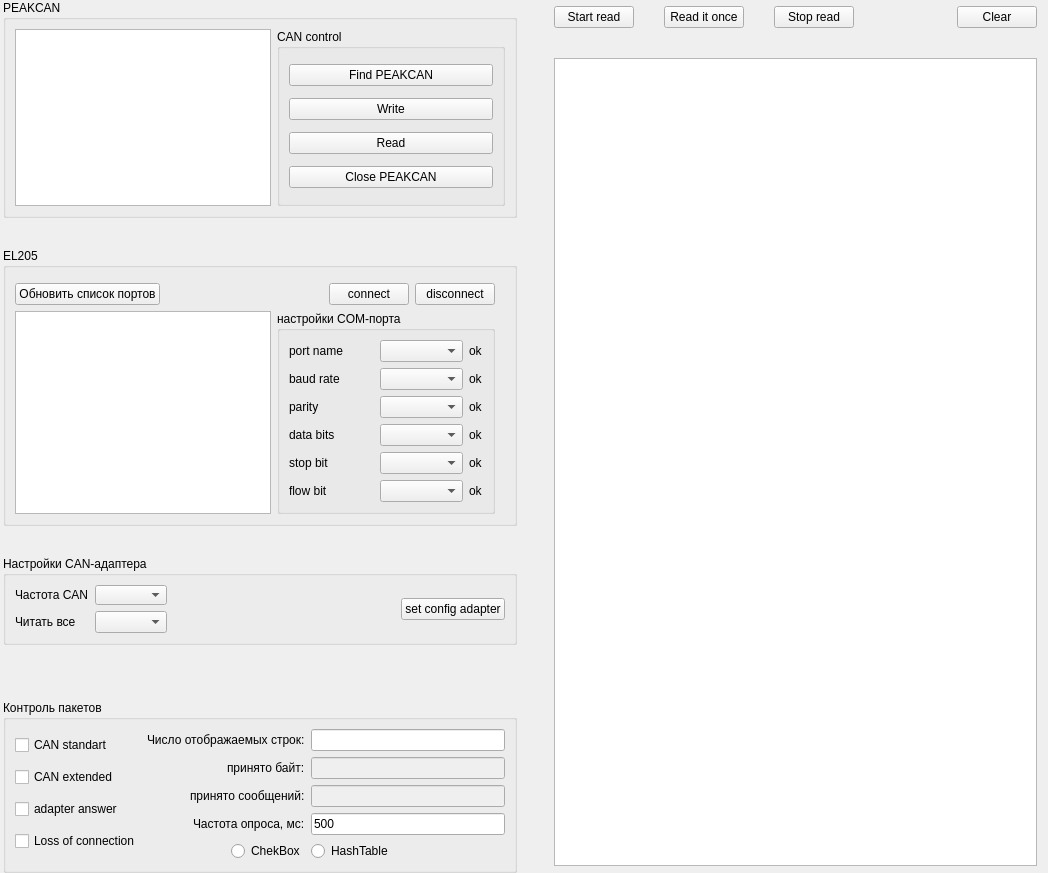
          <widget class="QWidget" name="scrollAreaWidgetContents_2">
           <property name="geometry">
            <rect>
             <x>0</x>
             <y>0</y>
             <width>1048</width>
             <height>873</height>
            </rect>
           </property>
           <layout class="QGridLayout" name="gridLayout_4">
            <property name="leftMargin">
             <number>0</number>
            </property>
            <property name="topMargin">
             <number>0</number>
            </property>
            <property name="rightMargin">
             <number>6</number>
            </property>
            <property name="bottomMargin">
             <number>0</number>
            </property>
            <property name="horizontalSpacing">
             <number>7</number>
            </property>
            <property name="verticalSpacing">
             <number>2</number>
            </property>
            <item row="1" column="0">
             <layout class="QHBoxLayout" name="horizontalLayout_11">
              <property name="spacing">
               <number>30</number>
              </property>
              <property name="sizeConstraint">
               <enum>QLayout::SetMaximumSize</enum>
              </property>
              <property name="topMargin">
               <number>0</number>
              </property>
              <item>
               <layout class="QVBoxLayout" name="verticalLayout_8">
                <property name="leftMargin">
                 <number>3</number>
                </property>
                <item>
                 <widget class="QGroupBox" name="groupBox_PeakCan">
                  <property name="title">
                   <string>PEAKCAN</string>
                  </property>
                  <layout class="QFormLayout" name="formLayout_11">
                   <item row="0" column="1">
                    <widget class="QGroupBox" name="groupBox_ctrlCAN">
                     <property name="title">
                      <string>CAN control</string>
                     </property>
                     <layout class="QGridLayout" name="gridLayout_28">
                      <item row="1" column="0">
                       <widget class="QPushButton" name="pushButton_writePeakCan">
                        <property name="text">
                         <string>Write</string>
                        </property>
                       </widget>
                      </item>
                      <item row="0" column="0">
                       <widget class="QPushButton" name="pushButton_findPEAKCAN">
                        <property name="text">
                         <string>Find PEAKCAN</string>
                        </property>
                       </widget>
                      </item>
                      <item row="2" column="0">
                       <widget class="QPushButton" name="pushButton_readPeakCan">
                        <property name="text">
                         <string>Read</string>
                        </property>
                       </widget>
                      </item>
                      <item row="3" column="0">
                       <widget class="QPushButton" name="pushButton_closePeakCan">
                        <property name="text">
                         <string>Close PEAKCAN</string>
                        </property>
                       </widget>
                      </item>
                     </layout>
                    </widget>
                   </item>
                   <item row="0" column="0">
                    <widget class="QTextEdit" name="textEdit_messagePEAKCAN"/>
                   </item>
                  </layout>
                 </widget>
                </item>
                <item>
                 <widget class="QGroupBox" name="groupBox_EL205">
                  <property name="enabled">
                   <bool>true</bool>
                  </property>
                  <property name="baseSize">
                   <size>
                    <width>0</width>
                    <height>0</height>
                   </size>
                  </property>
                  <property name="title">
                   <string>EL205</string>
                  </property>
                  <layout class="QGridLayout" name="gridLayout_27">
                   <item row="1" column="0">
                    <layout class="QVBoxLayout" name="verticalLayout_2">
                     <property name="topMargin">
                      <number>6</number>
                     </property>
                     <property name="rightMargin">
                      <number>10</number>
                     </property>
                     <item>
                      <layout class="QHBoxLayout" name="horizontalLayout_7">
                       <item>
                        <widget class="QPushButton" name="pushButton_searchListPort">
                         <property name="text">
                          <string>Обновить список портов</string>
                         </property>
                        </widget>
                       </item>
                       <item>
                        <spacer name="horizontalSpacer_6">
                         <property name="orientation">
                          <enum>Qt::Horizontal</enum>
                         </property>
                         <property name="sizeHint" stdset="0">
                          <size>
                           <width>40</width>
                           <height>20</height>
                          </size>
                         </property>
                        </spacer>
                       </item>
                       <item>
                        <widget class="QPushButton" name="pushButton_connect">
                         <property name="text">
                          <string>connect</string>
                         </property>
                        </widget>
                       </item>
                       <item>
                        <widget class="QPushButton" name="pushButton_disconnect">
                         <property name="text">
                          <string>disconnect</string>
                         </property>
                        </widget>
                       </item>
                      </layout>
                     </item>
                     <item>
                      <layout class="QHBoxLayout" name="horizontalLayout_8">
                       <item>
                        <widget class="QListWidget" name="listWidget_portInfo"/>
                       </item>
                       <item>
                        <widget class="QGroupBox" name="groupBox">
                         <property name="title">
                          <string>настройки COM-порта</string>
                         </property>
                         <layout class="QGridLayout" name="gridLayout">
                          <item row="0" column="0">
                           <widget class="QLabel" name="label">
                            <property name="text">
                             <string>port name</string>
                            </property>
                           </widget>
                          </item>
                          <item row="0" column="1">
                           <widget class="QComboBox" name="comboBox_serialPort"/>
                          </item>
                          <item row="0" column="2">
                           <widget class="QLabel" name="label_nameOk">
                            <property name="text">
                             <string>ok</string>
                            </property>
                           </widget>
                          </item>
                          <item row="1" column="0">
                           <widget class="QLabel" name="label_baudRate">
                            <property name="sizePolicy">
                             <sizepolicy hsizetype="Maximum" vsizetype="Preferred">
                              <horstretch>0</horstretch>
                              <verstretch>0</verstretch>
                             </sizepolicy>
                            </property>
                            <property name="minimumSize">
                             <size>
                              <width>85</width>
                              <height>0</height>
                             </size>
                            </property>
                            <property name="text">
                             <string>baud rate</string>
                            </property>
                           </widget>
                          </item>
                          <item row="1" column="1">
                           <widget class="QComboBox" name="comboBox_baudRate">
                            <property name="minimumSize">
                             <size>
                              <width>83</width>
                              <height>0</height>
                             </size>
                            </property>
                           </widget>
                          </item>
                          <item row="1" column="2">
                           <widget class="QLabel" name="label_baudOk">
                            <property name="text">
                             <string>ok</string>
                            </property>
                           </widget>
                          </item>
                          <item row="2" column="0">
                           <widget class="QLabel" name="label_parity">
                            <property name="sizePolicy">
                             <sizepolicy hsizetype="Fixed" vsizetype="Preferred">
                              <horstretch>0</horstretch>
                              <verstretch>0</verstretch>
                             </sizepolicy>
                            </property>
                            <property name="minimumSize">
                             <size>
                              <width>85</width>
                              <height>0</height>
                             </size>
                            </property>
                            <property name="text">
                             <string>parity</string>
                            </property>
                           </widget>
                          </item>
                          <item row="2" column="1">
                           <widget class="QComboBox" name="comboBox_parity">
                            <property name="minimumSize">
                             <size>
                              <width>83</width>
                              <height>0</height>
                             </size>
                            </property>
                           </widget>
                          </item>
                          <item row="2" column="2">
                           <widget class="QLabel" name="label_parityOk">
                            <property name="text">
                             <string>ok</string>
                            </property>
                           </widget>
                          </item>
                          <item row="3" column="0">
                           <widget class="QLabel" name="label_dataBits">
                            <property name="sizePolicy">
                             <sizepolicy hsizetype="Fixed" vsizetype="Preferred">
                              <horstretch>0</horstretch>
                              <verstretch>0</verstretch>
                             </sizepolicy>
                            </property>
                            <property name="minimumSize">
                             <size>
                              <width>85</width>
                              <height>0</height>
                             </size>
                            </property>
                            <property name="text">
                             <string>data bits</string>
                            </property>
                           </widget>
                          </item>
                          <item row="3" column="1">
                           <widget class="QComboBox" name="comboBox_dataBits">
                            <property name="minimumSize">
                             <size>
                              <width>83</width>
                              <height>0</height>
                             </size>
                            </property>
                           </widget>
                          </item>
                          <item row="3" column="2">
                           <widget class="QLabel" name="label_dataOk">
                            <property name="text">
                             <string>ok</string>
                            </property>
                           </widget>
                          </item>
                          <item row="4" column="0">
                           <widget class="QLabel" name="label_stopBit">
                            <property name="sizePolicy">
                             <sizepolicy hsizetype="Fixed" vsizetype="Preferred">
                              <horstretch>0</horstretch>
                              <verstretch>0</verstretch>
                             </sizepolicy>
                            </property>
                            <property name="minimumSize">
                             <size>
                              <width>85</width>
                              <height>0</height>
                             </size>
                            </property>
                            <property name="text">
                             <string>stop bit</string>
                            </property>
                           </widget>
                          </item>
                          <item row="4" column="1">
                           <widget class="QComboBox" name="comboBox_stopBit">
                            <property name="minimumSize">
                             <size>
                              <width>83</width>
                              <height>0</height>
                             </size>
                            </property>
                           </widget>
                          </item>
                          <item row="4" column="2">
                           <widget class="QLabel" name="label_stopOk">
                            <property name="text">
                             <string>ok</string>
                            </property>
                           </widget>
                          </item>
                          <item row="5" column="0">
                           <widget class="QLabel" name="label_flowBit">
                            <property name="sizePolicy">
                             <sizepolicy hsizetype="Fixed" vsizetype="Preferred">
                              <horstretch>0</horstretch>
                              <verstretch>0</verstretch>
                             </sizepolicy>
                            </property>
                            <property name="minimumSize">
                             <size>
                              <width>85</width>
                              <height>0</height>
                             </size>
                            </property>
                            <property name="text">
                             <string>flow bit</string>
                            </property>
                           </widget>
                          </item>
                          <item row="5" column="1">
                           <widget class="QComboBox" name="comboBox_flowBit">
                            <property name="minimumSize">
                             <size>
                              <width>83</width>
                              <height>0</height>
                             </size>
                            </property>
                           </widget>
                          </item>
                          <item row="5" column="2">
                           <widget class="QLabel" name="label_flowOk">
                            <property name="text">
                             <string>ok</string>
                            </property>
                           </widget>
                          </item>
                         </layout>
                        </widget>
                       </item>
                      </layout>
                     </item>
                    </layout>
                   </item>
                  </layout>
                 </widget>
                </item>
                <item>
                 <widget class="QGroupBox" name="groupBox_2">
                  <property name="sizePolicy">
                   <sizepolicy hsizetype="Expanding" vsizetype="Preferred">
                    <horstretch>0</horstretch>
                    <verstretch>0</verstretch>
                   </sizepolicy>
                  </property>
                  <property name="title">
                   <string>Настройки CAN-адаптера</string>
                  </property>
                  <layout class="QHBoxLayout" name="horizontalLayout_10">
                   <item>
                    <layout class="QGridLayout" name="gridLayout_2">
                     <item row="3" column="1">
                      <widget class="QLabel" name="label_5">
                       <property name="text">
                        <string>Читать все</string>
                       </property>
                      </widget>
                     </item>
                     <item row="1" column="2">
                      <widget class="QComboBox" name="comboBox_canFreq">
                       <property name="minimumSize">
                        <size>
                         <width>66</width>
                         <height>20</height>
                        </size>
                       </property>
                      </widget>
                     </item>
                     <item row="1" column="1">
                      <widget class="QLabel" name="label_canFreq">
                       <property name="text">
                        <string>Частота CAN</string>
                       </property>
                      </widget>
                     </item>
                     <item row="3" column="2">
                      <widget class="QComboBox" name="comboBox_readAllCan"/>
                     </item>
                    </layout>
                   </item>
                   <item>
                    <spacer name="horizontalSpacer_7">
                     <property name="orientation">
                      <enum>Qt::Horizontal</enum>
                     </property>
                     <property name="sizeHint" stdset="0">
                      <size>
                       <width>182</width>
                       <height>20</height>
                      </size>
                     </property>
                    </spacer>
                   </item>
                   <item>
                    <widget class="QPushButton" name="pushButton_setConfigAdapter">
                     <property name="sizePolicy">
                      <sizepolicy hsizetype="Minimum" vsizetype="Fixed">
                       <horstretch>0</horstretch>
                       <verstretch>0</verstretch>
                      </sizepolicy>
                     </property>
                     <property name="text">
                      <string>set config adapter</string>
                     </property>
                    </widget>
                   </item>
                  </layout>
                 </widget>
                </item>
                <item>
                 <spacer name="verticalSpacer_2">
                  <property name="orientation">
                   <enum>Qt::Vertical</enum>
                  </property>
                  <property name="sizeHint" stdset="0">
                   <size>
                    <width>20</width>
                    <height>40</height>
                   </size>
                  </property>
                 </spacer>
                </item>
                <item>
                 <widget class="QGroupBox" name="groupBox_settingsTiming">
                  <property name="title">
                   <string>Контроль пакетов</string>
                  </property>
                  <layout class="QHBoxLayout" name="horizontalLayout_9">
                   <item>
                    <layout class="QVBoxLayout" name="verticalLayout_7">
                     <item>
                      <widget class="QCheckBox" name="checkBox_canStandart">
                       <property name="text">
                        <string>CAN standart</string>
                       </property>
                      </widget>
                     </item>
                     <item>
                      <widget class="QCheckBox" name="checkBox_canExtended">
                       <property name="text">
                        <string>CAN extended</string>
                       </property>
                      </widget>
                     </item>
                     <item>
                      <widget class="QCheckBox" name="checkBox_adapterAnswer">
                       <property name="text">
                        <string>adapter answer</string>
                       </property>
                      </widget>
                     </item>
                     <item>
                      <widget class="QCheckBox" name="checkBox_lossConnection">
                       <property name="text">
                        <string>Loss of connection</string>
                       </property>
                      </widget>
                     </item>
                    </layout>
                   </item>
                   <item>
                    <layout class="QFormLayout" name="formLayout_3">
                     <property name="labelAlignment">
                      <set>Qt::AlignRight|Qt::AlignTrailing|Qt::AlignVCenter</set>
                     </property>
                     <item row="0" column="0">
                      <widget class="QLabel" name="label_volumeTextRead">
                       <property name="text">
                        <string>Число отображаемых строк:</string>
                       </property>
                      </widget>
                     </item>
                     <item row="0" column="1">
                      <widget class="QLineEdit" name="lineEdit_volumeTextRead"/>
                     </item>
                     <item row="1" column="0">
                      <widget class="QLabel" name="label_3">
                       <property name="text">
                        <string>принято байт:</string>
                       </property>
                      </widget>
                     </item>
                     <item row="1" column="1">
                      <widget class="QLineEdit" name="lineEdit_availableByte">
                       <property name="enabled">
                        <bool>false</bool>
                       </property>
                      </widget>
                     </item>
                     <item row="3" column="0">
                      <widget class="QLabel" name="label_6">
                       <property name="text">
                        <string>Частота опроса, мс:</string>
                       </property>
                      </widget>
                     </item>
                     <item row="3" column="1">
                      <widget class="QLineEdit" name="lineEdit_freqSampl">
                       <property name="text">
                        <string>500</string>
                       </property>
                      </widget>
                     </item>
                     <item row="4" column="0">
                      <widget class="QRadioButton" name="radioButton_byChekBox">
                       <property name="text">
                        <string>ChekBox</string>
                       </property>
                      </widget>
                     </item>
                     <item row="4" column="1">
                      <widget class="QRadioButton" name="radioButton_fromHashTable">
                       <property name="text">
                        <string>HashTable</string>
                       </property>
                      </widget>
                     </item>
                     <item row="2" column="1">
                      <widget class="QLineEdit" name="lineEdit_availableMessage">
                       <property name="enabled">
                        <bool>false</bool>
                       </property>
                      </widget>
                     </item>
                     <item row="2" column="0">
                      <widget class="QLabel" name="label_11">
                       <property name="text">
                        <string>принято сообщений:</string>
                       </property>
                      </widget>
                     </item>
                    </layout>
                   </item>
                  </layout>
                 </widget>
                </item>
               </layout>
              </item>
              <item>
               <layout class="QVBoxLayout" name="verticalLayout">
                <property name="leftMargin">
                 <number>7</number>
                </property>
                <property name="topMargin">
                 <number>6</number>
                </property>
                <property name="rightMargin">
                 <number>5</number>
                </property>
                <property name="bottomMargin">
                 <number>7</number>
                </property>
                <item>
                 <layout class="QHBoxLayout" name="horizontalLayout_2">
                  <item>
                   <widget class="QPushButton" name="pushButton_startRead">
                    <property name="text">
                     <string>Start read</string>
                    </property>
                   </widget>
                  </item>
                  <item>
                   <widget class="QPushButton" name="pushButton_readOnce">
                    <property name="text">
                     <string>Read it once</string>
                    </property>
                   </widget>
                  </item>
                  <item>
                   <widget class="QPushButton" name="pushButton_stopRead">
                    <property name="text">
                     <string>Stop read</string>
                    </property>
                   </widget>
                  </item>
                  <item>
                   <spacer name="horizontalSpacer_2">
                    <property name="orientation">
                     <enum>Qt::Horizontal</enum>
                    </property>
                    <property name="sizeHint" stdset="0">
                     <size>
                      <width>40</width>
                      <height>20</height>
                     </size>
                    </property>
                   </spacer>
                  </item>
                  <item>
                   <widget class="QPushButton" name="pushButton_clear">
                    <property name="text">
                     <string>Clear</string>
                    </property>
                   </widget>
                  </item>
                 </layout>
                </item>
                <item>
                 <widget class="QTextEdit" name="textEdit_dataRead"/>
                </item>
               </layout>
              </item>
             </layout>
            </item>
           </layout>
          </widget>
